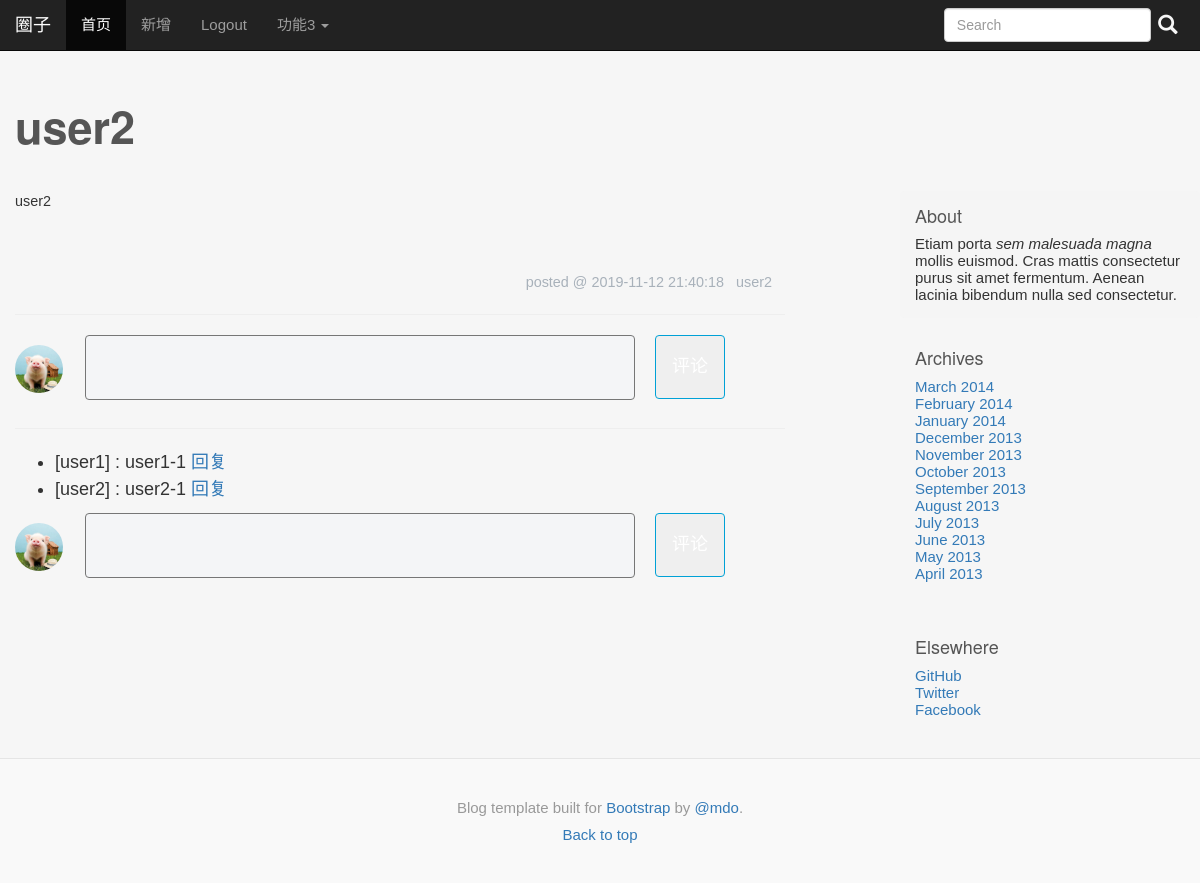
The app's page /article/2, older data.
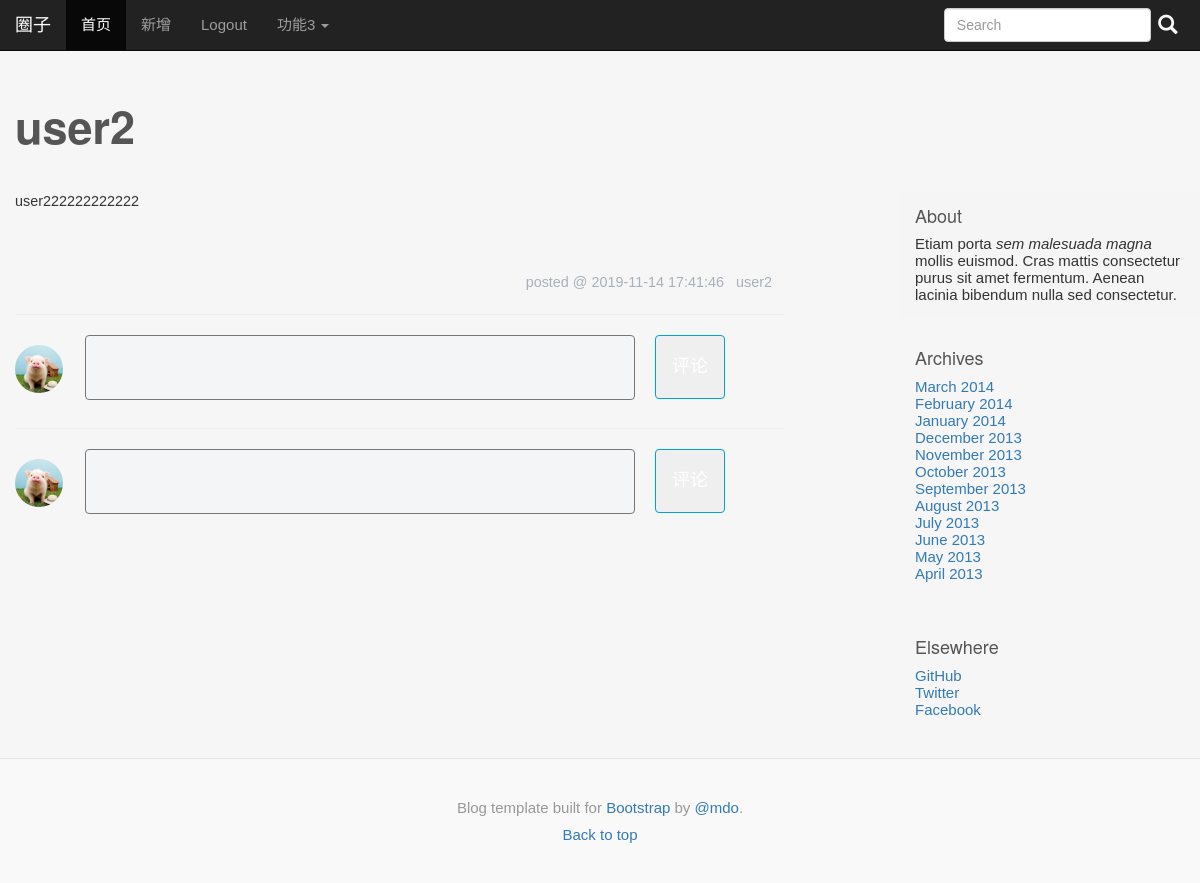
The same page, newer data.
### tables this page shows
CREATE TABLE post (
  id INTEGER PRIMARY KEY AUTOINCREMENT,
  author_id INTEGER NOT NULL,
  created TIMESTAMP NOT NULL DEFAULT (datetime(CURRENT_TIMESTAMP,'localtime')),
  title TEXT NOT NULL,
  body TEXT NOT NULL,
  FOREIGN KEY (author_id) REFERENCES user (id)
);

CREATE TABLE comment (
  id INTEGER PRIMARY KEY AUTOINCREMENT,
  postid INTEGER NOT NULL,
  userid INTEGER NOT NULL,
  ctext TEXT NOT NULL,
  ctime TIMESTAMP NOT NULL DEFAULT (datetime(CURRENT_TIMESTAMP,'localtime')),
  enable_dis BOOLEAN NOT NULL,
  reply_targetid INTEGER NOT NULL,
  rootid INTEGER NOT NULL,
  FOREIGN KEY (userid) REFERENCES user (id),
  FOREIGN KEY (reply_targetid) REFERENCES user (id),
  FOREIGN KEY (postid) REFERENCES post (id) ON DELETE CASCADE
);

CREATE TABLE user (
  id INTEGER PRIMARY KEY AUTOINCREMENT,
  username TEXT UNIQUE NOT NULL,
  password TEXT NOT NULL
);

### myapp/blog.py (the view, shortened to what this page needs)
@bp.route('/article/<int:id>',methods=('GET','POST'))
def article(id):
    post = get_post(id,check_author=False)
    db=get_db()
    '''评论出现两条重复的原因在这里，这个JOIN之后会有重复，要考虑如何去重，还要考虑性能。。
    #评论的userid有问题，，JOIN这种操作还是运用不来
    'SELECT authorid,postid,userid,ctext,ctime,enable_dis,reply_targetid,u.username '
    ' FROM comment c JOIN user u ON c.authorid = ? and c.postid=?'
    ' WHERE u.id=c.authorid',
    (post['author_id'],post['id'])
    '''
    comments = db.execute(
        'SELECT postid,userid,ctext,ctime,enable_dis,reply_targetid,u.username,rootid '
        ' FROM comment c JOIN user u'
        ' ON c.userid=u.id'
        ' WHERE c.postid=?'
        ' ORDER BY c.ctime DESC',
        (post['id'],)
    ).fetchall()
    return render_template('blog/article.html',post=post,comments=comments)

### myapp/auth.py (called while the page is built)
@bp.before_app_request
def load_logged_in_user():
	user_id = session.get('user_id')
	if user_id is None:
		g.user = None
	else:
		g.user = get_db().execute(
			'SELECT * FROM user WHERE id=?',(user_id,)
		).fetchone()

### myapp/blog.py (called while the page is built)
def get_post(id,check_author=True):
    db = get_db()
    post = db.execute(
        'SELECT p.id,title,body,created, author_id, username'
        ' FROM post p JOIN user u ON p.author_id = u.id'
        ' WHERE p.id=?' ,
        (id,)
    ).fetchone()
    if not post:
        abort(404,"Post None")
    if check_author and post['author_id']!=g.user['id']:
        abort(403)
    return post

### myapp/db.py (called while the page is built)
def get_db():
	if not 'db' in g:
		g.db = sqlite3.connect(
			os.path.join(current_app.instance_path,'myapp.sqlite'),
			detect_types=sqlite3.PARSE_DECLTYPES
		)
		g.db.row_factory = sqlite3.Row
	return g.db

### myapp/templates/blog/article.html (shortened to what this page needs)
{% extends 'base.html' %}
{% block mycss %}
<link href="{{url_for('static',filename='blog_article.css')  }}" rel="stylesheet" >
{% endblock %}
{% block blog_title %}{{ post["title"] }}{% endblock %}
{% block blog_text %}
<div class="blog-post">
    {{post['body']|safe}}
</div>
<div class="blog-article-bottom">
    <span>posted @ {{post['created']}} &nbsp; {{post['username']}}</span>
</div>
<hr>
<div class="comments">
    <form method="POST">
        <div class="comment-send ">
            <div class="comment-avatar">
                <img src="{{url_for('static',filename='pic/avatar.png')  }}" alt="testz">
            </div>
                <div class="comment-box">
                    <textarea name="comment_msg" cols="80" rows="5"></textarea>
                </div>
                <button class="comment-submit">评论</button>
        </div>
    </form>
    <hr>
    <div class="comment-list">
        <ul>
            {%for comment in comments%}
            <li>
                {% if comment.rootid==-1%}
                    [{{comment['username']}}] : {{comment['ctext']}}
                    <a href="javascript:void(0);"
                    onclick="handle_comment_reply(
                        '{{post.id}}',
                        '{{comment.userid}}',
                        '{{comment.rootid}}',
                        '{{comment.username}}'
                        )"
                    >
                    回复
                    </a>
                {% endif %}
            </li>
            {%endfor%}
        </ul>
        <div class="comment-send ">
            <div class="comment-avatar">
                <img src="{{url_for('static',filename='pic/avatar.png')  }}" alt="testz">
            </div>
            <div class="comment-box">
                <textarea name="comment_msg" cols="80" rows="5" placeholder=""></textarea>
            </div>
            <button class="comment-submit ">评论</button>
        </div>
    </div>
</div>
{%endblock%}

Row changes from the older to the newer data that the page shows:
removed comment: username "user1", ctext "user1-1"
no longer on this page (row edited): comment: username "user2", ctext "user2-1"
changed post "user2": body "user2" → "user222222222222"; created "2019-11-12 21:40:18" → "2019-11-14 17:41:46"
